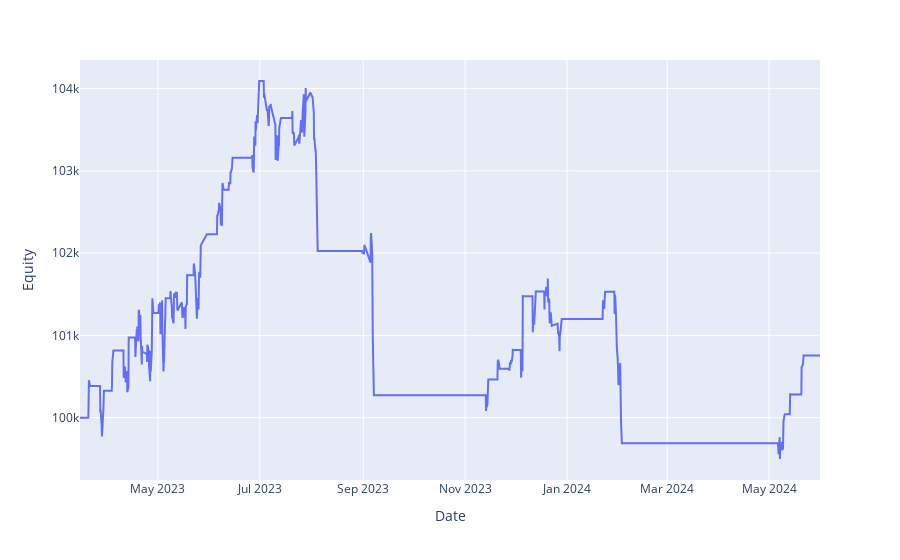
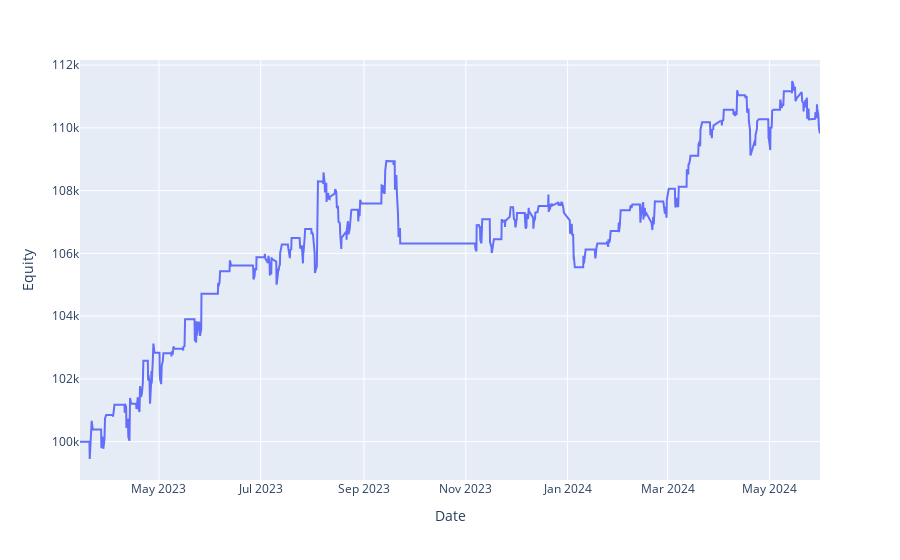
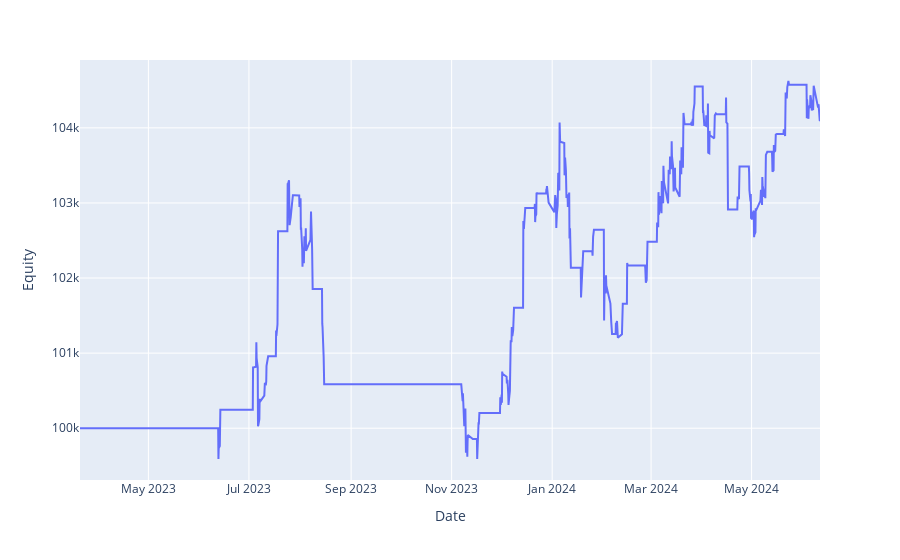
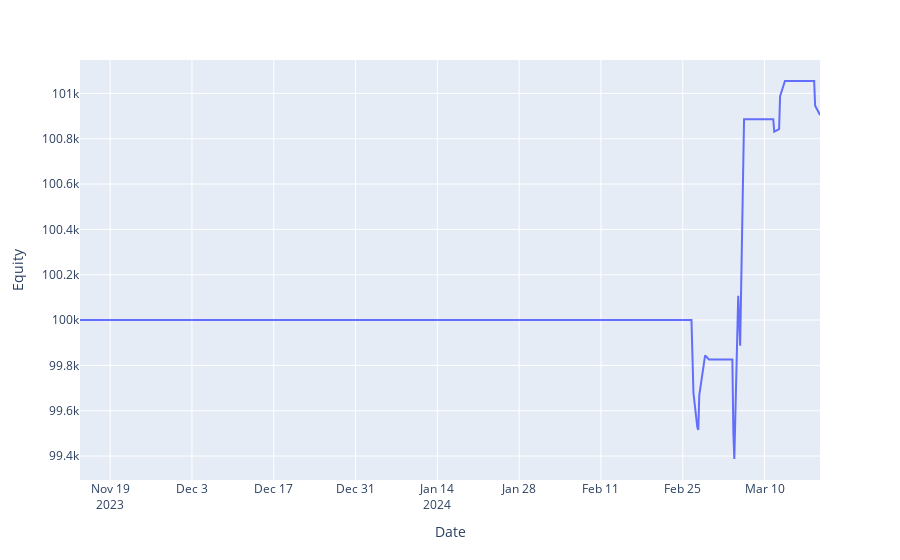

Notebook code for these charts, in order:
### Code cell
def optim_func_2(stats):
    equity_curve = stats._equity_curve['Equity'].values    
    x = np.arange(len(equity_curve)).reshape(-1, 1)
    reg = LinearRegression().fit(x, equity_curve)
    stability_ratio = reg.score(x, equity_curve)
    
    return (stats['Return [%]'] /  (1 + (-1*stats['Max. Drawdown [%]']))) * np.log(1 + stats['# Trades']) * stability_ratio
    

stats_per_symbol = {}

strategy = EndOfMonth

wfo_performance = pd.DataFrame()
for ticker, intervals in symbols.items():
    for interval in intervals:
        print(ticker, interval)
        
        lookback_bars = 1000
        validation_bars = 250
        warmup_bars = 200

        params = {
            'day_to_buy': list(np.arange(0, 5, 1)),
            'percentage_price_sl': list(np.arange(2, 15, 2)),
            'maximize': optim_func_2
        }

        try:
            wfo_stats = walk_forward(
                strategy,
                symbols[ticker][interval], 
                lookback_bars=lookback_bars,
                validation_bars=validation_bars,
                warmup_bars=warmup_bars, 
                params=params,
                commission=7e-4, 
                margin=1/30, 
                cash=100_000,
                verbose=False
            )
            
            stats_per_symbol[ticker] = {}
            stats_per_symbol[ticker][interval] = wfo_stats
            
            df_equity = wfo_stats['_equity']
            
            plot_full_equity_curve(df_equity)
            
            # Calculo el stability ratio
            x = np.arange(df_equity.shape[0]).reshape(-1, 1)
            reg = LinearRegression().fit(x, df_equity.Equity)
            stability_ratio = reg.score(x, df_equity.Equity)
            

            # Extraigo metricas
            df_stats = pd.DataFrame({
                'strategy':[strategy.__name__],
                'ticker':[ticker],
                'interval':[interval],
                'stability_ratio':[stability_ratio],
                'return':[wfo_stats['Return [%]']],
                'final_eq':[wfo_stats['Equity Final [$]']],
                'drawdown':[wfo_stats['Max. Drawdown [%]']],
                'drawdown_duration':[wfo_stats['Max. Drawdown Duration']],
                'win_rate':[wfo_stats['Win Rate [%]']], 
                'sharpe_ratio':[wfo_stats['Sharpe Ratio']],
                'trades':[wfo_stats['# Trades']],
                'avg_trade_percent':[wfo_stats['Avg. Trade [%]']],
                'exposure':[wfo_stats['Exposure Time [%]']],
                'final_equity':[wfo_stats['Equity Final [$]']],
                'Duration':[wfo_stats['Duration']],

            })

            wfo_performance = pd.concat([wfo_performance, df_stats])
        
        except:
            print(f'No se pudo ejecutar para el ticker {ticker}')

wfo_performance['return/dd'] = wfo_performance['return'] / -wfo_performance['drawdown']
wfo_performance['drawdown'] = -wfo_performance['drawdown']
wfo_performance['custom_metric'] = (wfo_performance['return'] / (1 + wfo_performance.drawdown)) * np.log(1 + wfo_performance.trades)

wfo_performance.drawdown_duration = pd.to_timedelta(wfo_performance.drawdown_duration)
wfo_performance.drawdown_duration = wfo_performance.drawdown_duration.dt.days

wfo_performance.sort_values(by='return/dd', ascending=False)

### Figure 1 — Plotly figure (JSON) as saved in the notebook; plotly's stock layout.template omitted (floating-point values rounded to 4 significant figures; data arrays with more than 128 entries replaced by an {"elided": "..."} marker saying what was removed)
{"data": [{"hovertemplate": "x=%{x}<br>y=%{y}<extra></extra>", "legendgroup": "", "line": {"color": "#636efa", "dash": "solid"}, "marker": {"symbol": "circle"}, "mode": "lines", "name": "", "orientation": "v", "showlegend": false, "textposition": "bottom right", "type": "scatter", "x": {"elided": "1000 str values"}, "xaxis": "x", "y": {"elided": "1000 float values"}, "yaxis": "y"}], "layout": {"legend": {"tracegroupgap": 0}, "margin": {"t": 60}, "xaxis": {"anchor": "y", "domain": [0, 1], "title": {"text": "Date"}}, "yaxis": {"anchor": "x", "domain": [0, 1], "title": {"text": "Equity"}}}}

### Figure 2 — Plotly figure (JSON) as saved in the notebook; plotly's stock layout.template omitted (floating-point values rounded to 4 significant figures; data arrays with more than 128 entries replaced by an {"elided": "..."} marker saying what was removed)
{"data": [{"hovertemplate": "x=%{x}<br>y=%{y}<extra></extra>", "legendgroup": "", "line": {"color": "#636efa", "dash": "solid"}, "marker": {"symbol": "circle"}, "mode": "lines", "name": "", "orientation": "v", "showlegend": false, "textposition": "bottom right", "type": "scatter", "x": {"elided": "1000 str values"}, "xaxis": "x", "y": {"elided": "1000 float values"}, "yaxis": "y"}], "layout": {"legend": {"tracegroupgap": 0}, "margin": {"t": 60}, "xaxis": {"anchor": "y", "domain": [0, 1], "title": {"text": "Date"}}, "yaxis": {"anchor": "x", "domain": [0, 1], "title": {"text": "Equity"}}}}

### Figure 3 — Plotly figure (JSON) as saved in the notebook; plotly's stock layout.template omitted (floating-point values rounded to 4 significant figures; data arrays with more than 128 entries replaced by an {"elided": "..."} marker saying what was removed)
{"data": [{"hovertemplate": "x=%{x}<br>y=%{y}<extra></extra>", "legendgroup": "", "line": {"color": "#636efa", "dash": "solid"}, "marker": {"symbol": "circle"}, "mode": "lines", "name": "", "orientation": "v", "showlegend": false, "textposition": "bottom right", "type": "scatter", "x": {"elided": "1000 str values"}, "xaxis": "x", "y": {"elided": "1000 float values"}, "yaxis": "y"}], "layout": {"legend": {"tracegroupgap": 0}, "margin": {"t": 60}, "xaxis": {"anchor": "y", "domain": [0, 1], "title": {"text": "Date"}}, "yaxis": {"anchor": "x", "domain": [0, 1], "title": {"text": "Equity"}}}}

### Figure 4 — Plotly figure (JSON) as saved in the notebook; plotly's stock layout.template omitted (floating-point values rounded to 4 significant figures; data arrays with more than 128 entries replaced by an {"elided": "..."} marker saying what was removed)
{"data": [{"hovertemplate": "x=%{x}<br>y=%{y}<extra></extra>", "legendgroup": "", "line": {"color": "#636efa", "dash": "solid"}, "marker": {"symbol": "circle"}, "mode": "lines", "name": "", "orientation": "v", "showlegend": false, "textposition": "bottom right", "type": "scatter", "x": {"elided": "250 str values"}, "xaxis": "x", "y": {"elided": "250 float values"}, "yaxis": "y"}], "layout": {"legend": {"tracegroupgap": 0}, "margin": {"t": 60}, "xaxis": {"anchor": "y", "domain": [0, 1], "title": {"text": "Date"}}, "yaxis": {"anchor": "x", "domain": [0, 1], "title": {"text": "Equity"}}}}
